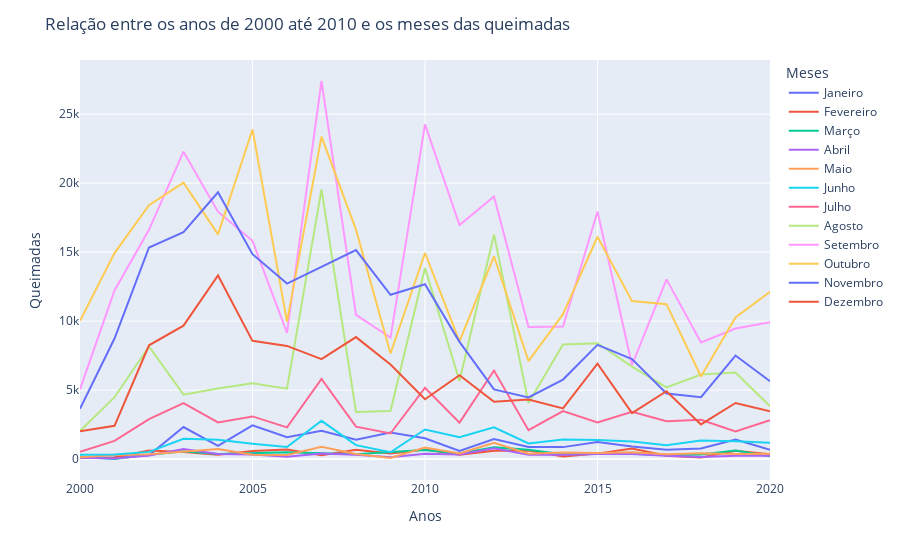

Notebook code cell kept with this figure:
### Markdown cell above
## Gáfico do crescimento histórico em cada mês

### Code cell
titX = dict(title = 'Anos')
titY = dict(title = 'Queimadas')

titulo = 'Relação entre os anos de 2000 até 2010 e os meses das queimadas'
meses = df.iloc[:,0:12].columns.to_list()

fig1 = px.line(df,x='Ano',y=meses)
fig1.update_layout(
    title = titulo,
    xaxis = titX,
    yaxis = titY,
    legend_title = 'Meses'
)
fig1.show()

### Figure 1 — Plotly figure (JSON) as saved in the notebook; plotly's stock layout.template omitted (floating-point values rounded to 4 significant figures)
{"data": [{"hovertemplate": "variable=Janeiro<br>Ano=%{x}<br>value=%{y}<extra></extra>", "legendgroup": "Janeiro", "line": {"color": "#636efa", "dash": "solid"}, "marker": {"symbol": "circle"}, "mode": "lines", "name": "Janeiro", "orientation": "v", "showlegend": true, "type": "scatter", "x": [2000, 2001, 2002, 2003, 2004, 2005, 2006, 2007, 2008, 2009, 2010, 2011, 2012, 2013, 2014, 2015, 2016, 2017, 2018, 2019, 2020], "xaxis": "x", "y": [72, 121, 270, 2326, 963, 2445, 1593, 2058, 1407, 1923, 1513, 597, 1459, 885, 868, 1240, 911, 671, 764, 1425, 670], "yaxis": "y"}, {"hovertemplate": "variable=Fevereiro<br>Ano=%{x}<br>value=%{y}<extra></extra>", "legendgroup": "Fevereiro", "line": {"color": "#EF553B", "dash": "solid"}, "marker": {"symbol": "circle"}, "mode": "lines", "name": "Fevereiro", "orientation": "v", "showlegend": true, "type": "scatter", "x": [2000, 2001, 2002, 2003, 2004, 2005, 2006, 2007, 2008, 2009, 2010, 2011, 2012, 2013, 2014, 2015, 2016, 2017, 2018, 2019, 2020], "xaxis": "x", "y": [106, 116, 630, 516, 306, 578, 691, 285, 672, 402, 692, 317, 606, 618, 196, 396, 759, 237, 124, 596, 358], "yaxis": "y"}, {"hovertemplate": "variable=Março<br>Ano=%{x}<br>value=%{y}<extra></extra>", "legendgroup": "Março", "line": {"color": "#00cc96", "dash": "solid"}, "marker": {"symbol": "circle"}, "mode": "lines", "name": "Março", "orientation": "v", "showlegend": true, "type": "scatter", "x": [2000, 2001, 2002, 2003, 2004, 2005, 2006, 2007, 2008, 2009, 2010, 2011, 2012, 2013, 2014, 2015, 2016, 2017, 2018, 2019, 2020], "xaxis": "x", "y": [162, 7, 306, 571, 377, 442, 499, 417, 355, 512, 651, 404, 849, 671, 347, 377, 389, 276, 328, 625, 198], "yaxis": "y"}, {"hovertemplate": "variable=Abril<br>Ano=%{x}<br>value=%{y}<extra></extra>", "legendgroup": "Abril", "line": {"color": "#ab63fa", "dash": "solid"}, "marker": {"symbol": "circle"}, "mode": "lines", "name": "Abril", "orientation": "v", "showlegend": true, "type": "scatter", "x": [2000, 2001, 2002, 2003, 2004, 2005, 2006, 2007, 2008, 2009, 2010, 2011, 2012, 2013, 2014, 2015, 2016, 2017, 2018, 2019, 2020], "xaxis": "x", "y": [99, 43, 253, 739, 371, 331, 176, 403, 323, 135, 379, 340, 788, 306, 321, 378, 376, 236, 160, 249, 251], "yaxis": "y"}, {"hovertemplate": "variable=Maio<br>Ano=%{x}<br>value=%{y}<extra></extra>", "legendgroup": "Maio", "line": {"color": "#FFA15A", "dash": "solid"}, "marker": {"symbol": "circle"}, "mode": "lines", "name": "Maio", "orientation": "v", "showlegend": true, "type": "scatter", "x": [2000, 2001, 2002, 2003, 2004, 2005, 2006, 2007, 2008, 2009, 2010, 2011, 2012, 2013, 2014, 2015, 2016, 2017, 2018, 2019, 2020], "xaxis": "x", "y": [142, 292, 350, 563, 737, 313, 298, 889, 372, 87, 836, 414, 1188, 385, 482, 439, 504, 350, 429, 375, 391], "yaxis": "y"}, {"hovertemplate": "variable=Junho<br>Ano=%{x}<br>value=%{y}<extra></extra>", "legendgroup": "Junho", "line": {"color": "#19d3f3", "dash": "solid"}, "marker": {"symbol": "circle"}, "mode": "lines", "name": "Junho", "orientation": "v", "showlegend": true, "type": "scatter", "x": [2000, 2001, 2002, 2003, 2004, 2005, 2006, 2007, 2008, 2009, 2010, 2011, 2012, 2013, 2014, 2015, 2016, 2017, 2018, 2019, 2020], "xaxis": "x", "y": [318, 342, 523, 1470, 1402, 1109, 870, 2774, 1010, 496, 2144, 1592, 2306, 1137, 1415, 1381, 1281, 1012, 1355, 1295, 1176], "yaxis": "y"}, {"hovertemplate": "variable=Julho<br>Ano=%{x}<br>value=%{y}<extra></extra>", "legendgroup": "Julho", "line": {"color": "#FF6692", "dash": "solid"}, "marker": {"symbol": "circle"}, "mode": "lines", "name": "Julho", "orientation": "v", "showlegend": true, "type": "scatter", "x": [2000, 2001, 2002, 2003, 2004, 2005, 2006, 2007, 2008, 2009, 2010, 2011, 2012, 2013, 2014, 2015, 2016, 2017, 2018, 2019, 2020], "xaxis": "x", "y": [531, 1317, 2901, 4056, 2661, 3093, 2296, 5804, 2354, 1856, 5176, 2646, 6419, 2098, 3475, 2662, 3423, 2737, 2853, 2009, 2817], "yaxis": "y"}, {"hovertemplate": "variable=Agosto<br>Ano=%{x}<br>value=%{y}<extra></extra>", "legendgroup": "Agosto", "line": {"color": "#B6E880", "dash": "solid"}, "marker": {"symbol": "circle"}, "mode": "lines", "name": "Agosto", "orientation": "v", "showlegend": true, "type": "scatter", "x": [2000, 2001, 2002, 2003, 2004, 2005, 2006, 2007, 2008, 2009, 2010, 2011, 2012, 2013, 2014, 2015, 2016, 2017, 2018, 2019, 2020], "xaxis": "x", "y": [2036, 4485, 8169, 4667, 5113, 5492, 5105, 19547, 3418, 3493, 13843, 5665, 16283, 4065, 8312, 8404, 6704, 5200, 6135, 6276, 3831], "yaxis": "y"}, {"hovertemplate": "variable=Setembro<br>Ano=%{x}<br>value=%{y}<extra></extra>", "legendgroup": "Setembro", "line": {"color": "#FF97FF", "dash": "solid"}, "marker": {"symbol": "circle"}, "mode": "lines", "name": "Setembro", "orientation": "v", "showlegend": true, "type": "scatter", "x": [2000, 2001, 2002, 2003, 2004, 2005, 2006, 2007, 2008, 2009, 2010, 2011, 2012, 2013, 2014, 2015, 2016, 2017, 2018, 2019, 2020], "xaxis": "x", "y": [5055, 12226, 16617, 22278, 17932, 15823, 9145, 27403, 10459, 8801, 24257, 16959, 19031, 9576, 9606, 17949, 6820, 13025, 8459, 9468, 9927], "yaxis": "y"}, {"hovertemplate": "variable=Outubro<br>Ano=%{x}<br>value=%{y}<extra></extra>", "legendgroup": "Outubro", "line": {"color": "#FECB52", "dash": "solid"}, "marker": {"symbol": "circle"}, "mode": "lines", "name": "Outubro", "orientation": "v", "showlegend": true, "type": "scatter", "x": [2000, 2001, 2002, 2003, 2004, 2005, 2006, 2007, 2008, 2009, 2010, 2011, 2012, 2013, 2014, 2015, 2016, 2017, 2018, 2019, 2020], "xaxis": "x", "y": [10018, 14927, 18400, 20040, 16286, 23891, 9959, 23376, 16631, 7653, 14937, 8527, 14700, 7099, 10504, 16117, 11450, 11231, 5988, 10264, 12132], "yaxis": "y"}, {"hovertemplate": "variable=Novembro<br>Ano=%{x}<br>value=%{y}<extra></extra>", "legendgroup": "Novembro", "line": {"color": "#636efa", "dash": "solid"}, "marker": {"symbol": "circle"}, "mode": "lines", "name": "Novembro", "orientation": "v", "showlegend": true, "type": "scatter", "x": [2000, 2001, 2002, 2003, 2004, 2005, 2006, 2007, 2008, 2009, 2010, 2011, 2012, 2013, 2014, 2015, 2016, 2017, 2018, 2019, 2020], "xaxis": "x", "y": [3640, 8736, 15334, 16441, 19339, 14851, 12720, 13910, 15153, 11908, 12672, 8497, 5050, 4466, 5763, 8278, 7252, 4753, 4485, 7506, 5638], "yaxis": "y"}, {"hovertemplate": "variable=Dezembro<br>Ano=%{x}<br>value=%{y}<extra></extra>", "legendgroup": "Dezembro", "line": {"color": "#EF553B", "dash": "solid"}, "marker": {"symbol": "circle"}, "mode": "lines", "name": "Dezembro", "orientation": "v", "showlegend": true, "type": "scatter", "x": [2000, 2001, 2002, 2003, 2004, 2005, 2006, 2007, 2008, 2009, 2010, 2011, 2012, 2013, 2014, 2015, 2016, 2017, 2018, 2019, 2020], "xaxis": "x", "y": [2023, 2413, 8249, 9669, 13306, 8569, 8203, 7243, 8842, 6852, 4333, 6080, 4154, 4322, 3672, 6918, 3332, 4924, 2511, 4069, 3463], "yaxis": "y"}], "layout": {"legend": {"title": {"text": "Meses"}, "tracegroupgap": 0}, "margin": {"t": 60}, "title": {"text": "Relação entre os anos de 2000 até 2010 e os meses das queimadas"}, "xaxis": {"anchor": "y", "domain": [0, 1], "title": {"text": "Anos"}}, "yaxis": {"anchor": "x", "domain": [0, 1], "title": {"text": "Queimadas"}}}}
